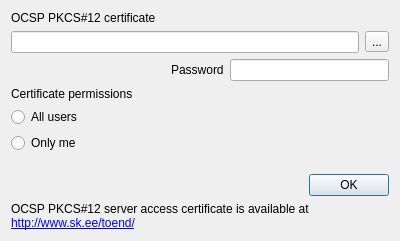
<?xml version="1.0" encoding="UTF-8"?>
<ui version="4.0">
 <class>RegisterP12</class>
 <widget class="QWidget" name="RegisterP12">
  <property name="geometry">
   <rect>
    <x>0</x>
    <y>0</y>
    <width>400</width>
    <height>241</height>
   </rect>
  </property>
  <property name="windowTitle">
   <string>OCSP PKCS#12 certificate installer</string>
  </property>
  <layout class="QVBoxLayout" name="verticalLayout">
   <item>
    <widget class="QLabel" name="p12CertLabel">
     <property name="text">
      <string>OCSP PKCS#12 certificate</string>
     </property>
    </widget>
   </item>
   <item>
    <layout class="QHBoxLayout" name="p12CertLayout">
     <item>
      <widget class="QLineEdit" name="p12Cert"/>
     </item>
     <item>
      <widget class="QToolButton" name="p12Button">
       <property name="text">
        <string>...</string>
       </property>
      </widget>
     </item>
    </layout>
   </item>
   <item>
    <layout class="QHBoxLayout" name="p12PassLayout">
     <item>
      <spacer name="p12PassSpacer">
       <property name="orientation">
        <enum>Qt::Horizontal</enum>
       </property>
       <property name="sizeHint" stdset="0">
        <size>
         <width>40</width>
         <height>20</height>
        </size>
       </property>
      </spacer>
     </item>
     <item>
      <widget class="QLabel" name="p12PassLabel">
       <property name="text">
        <string>Password</string>
       </property>
      </widget>
     </item>
     <item>
      <widget class="QLineEdit" name="p12Pass"/>
     </item>
    </layout>
   </item>
   <item>
    <widget class="QLabel" name="p12AccessLabel">
     <property name="text">
      <string>Certificate permissions</string>
     </property>
    </widget>
   </item>
   <item>
    <widget class="QRadioButton" name="p12Any">
     <property name="text">
      <string>All users</string>
     </property>
    </widget>
   </item>
   <item>
    <widget class="QRadioButton" name="p12Me">
     <property name="text">
      <string>Only me</string>
     </property>
    </widget>
   </item>
   <item>
    <spacer name="RegisterP12Spacer">
     <property name="orientation">
      <enum>Qt::Vertical</enum>
     </property>
     <property name="sizeHint" stdset="0">
      <size>
       <width>20</width>
       <height>4</height>
      </size>
     </property>
    </spacer>
   </item>
   <item>
    <widget class="QDialogButtonBox" name="buttonBox">
     <property name="standardButtons">
      <set>QDialogButtonBox::Ok</set>
     </property>
    </widget>
   </item>
   <item>
    <widget class="QLabel" name="info">
     <property name="text">
      <string>OCSP PKCS#12 server access certificate is available at&lt;br /&gt;
&lt;a href=&quot;http://www.sk.ee/toend/&quot;&gt;http://www.sk.ee/toend/&lt;/a&gt;</string>
     </property>
    </widget>
   </item>
  </layout>
 </widget>
 <resources/>
 <connections/>
</ui>
